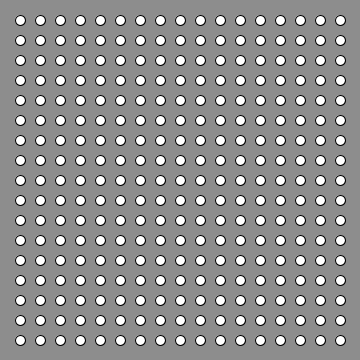
Frame 1 (no input)
Frame 60 (the mouse pressed at the canvas centre just before this capture): identical to frame 1, image omitted
Frame 120 (the mouse held since frame 60 and released just before this capture): identical to frame 1, image omitted

The Processing sketch that drew this single still picture (run headless with seeded random() and noise(); from frame 60 on, the mouse is pressed at the canvas centre):

// Processing sketch: P10_2D_Loop
// ── P10_2D_Loop.pde
void setup()
{
  size(360, 360);
  colorMode(HSB, 360, 100, 100);
}

void draw()
{
  background(200);

  for (int i=20; i<=340; i+=20)
  {
    for (int j=20; j<=340; j+=20)
    {
      println(i + " " + j);
      //fill(i, j, 100);
      ellipse(i, j, 10, 10);
    }
  }
}
